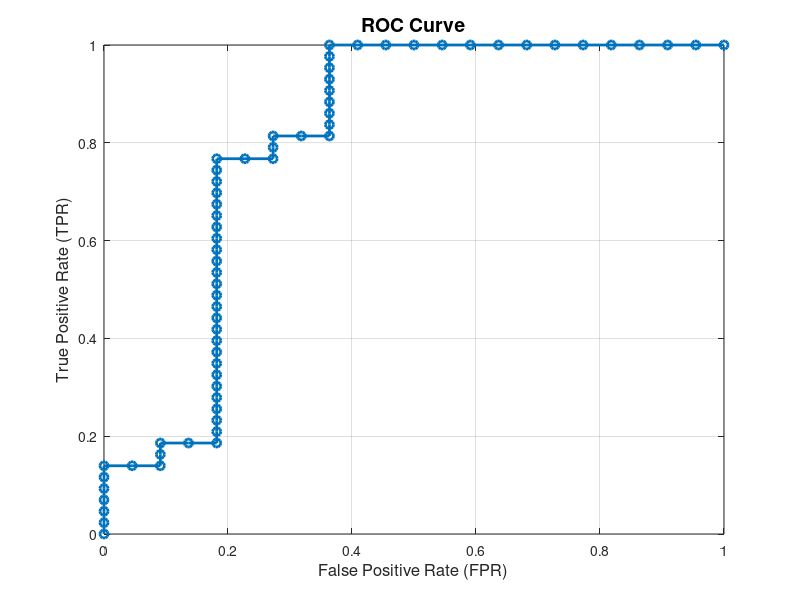

MATLAB code to generate this figure:
clear
clc

S = load("roc_data.mat") ;
[x,y] = deal(S.x , S.y) ;

% 對 x 向量進行排序，並獲得排序的索引
[x_sorted, idx] = sort(x);

% 使用排序索引對 y 進行相同的重排
y_sorted = y(idx);

% 計算總的正例和負例數量
total_positives = sum(y_sorted);
total_negatives = length(y_sorted) - total_positives;

% 初始化計數器
TP = total_positives; % 真陽性
TN = 0; % 真陰性
FP = total_negatives; % 假陽性
FN = 0; %假陰性

% 初始化 TPR 和 FPR 的歷史記錄
FPR_history = [];
TPR_history = [];

FPR_history(end+1) = 1;
TPR_history(end+1) = 1;

% 使用 for 迴圈遍歷 y_sorted
for i = 1:length(y_sorted)
    if y_sorted(i) == 1
        TP = TP - 1;
        FN = FN + 1;
    else
        TN = TN + 1;
        FP = FP - 1;
    end
    
    % 計算 TPR 和 FPR
    TPR = TP / (TP + FN);
    FPR = FP / (FP + TN);
    
    % 記錄當前的 FPR 和 TPR
    FPR_history(end+1) = FPR;
    TPR_history(end+1) = TPR;
end

% 繪製 ROC 曲線
figure;
plot(FPR_history, TPR_history, '-o', 'LineWidth', 2, 'MarkerSize', 6);
xlabel('False Positive Rate (FPR)', 'FontSize', 12);
ylabel('True Positive Rate (TPR)', 'FontSize', 12);
title('ROC Curve', 'FontSize', 14);

% 顯示網格
grid on;